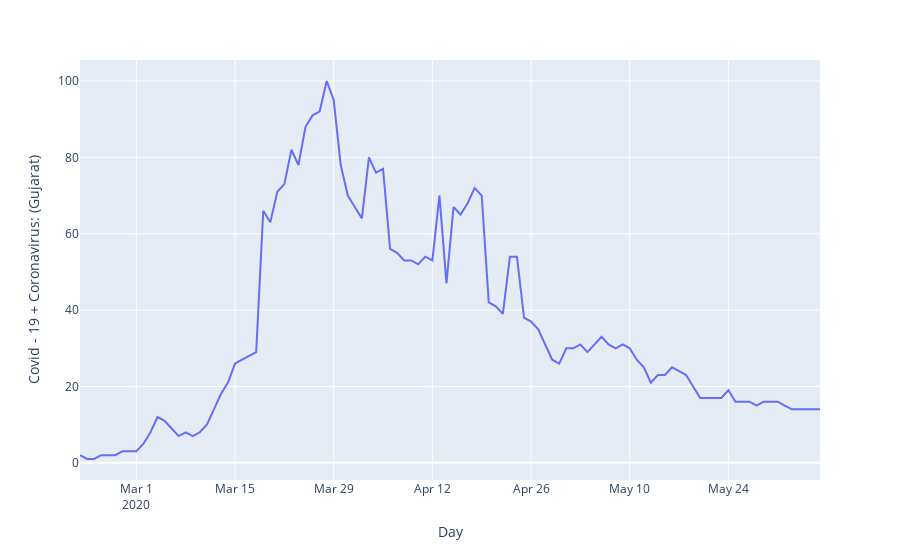

Notebook code for this chart:
### Code cell
fg = px.line(df2, x = 'Day', y = 'Covid - 19 + Coronavirus: (Gujarat)')
fg.show()
